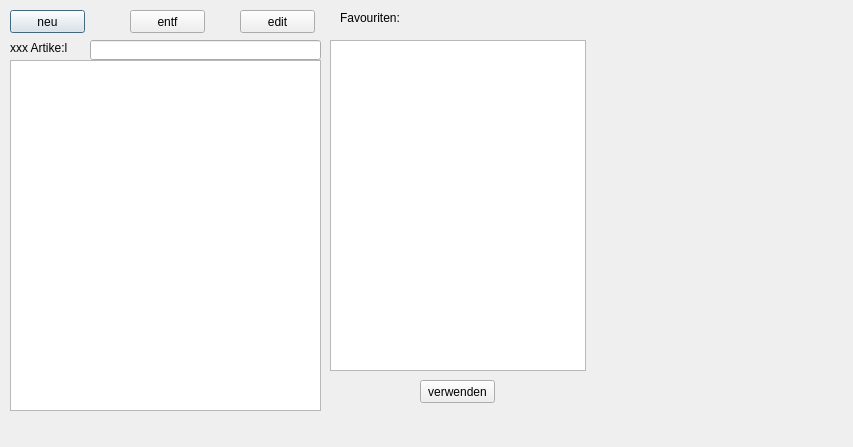
<?xml version="1.0" encoding="UTF-8"?>
<ui version="4.0">
 <class>Dialog_promatposrumpf</class>
 <widget class="QDialog" name="Dialog_promatposrumpf">
  <property name="geometry">
   <rect>
    <x>0</x>
    <y>0</y>
    <width>853</width>
    <height>447</height>
   </rect>
  </property>
  <property name="windowTitle">
   <string>Dialog</string>
  </property>
  <widget class="QPushButton" name="pushButton_new">
   <property name="geometry">
    <rect>
     <x>10</x>
     <y>10</y>
     <width>75</width>
     <height>23</height>
    </rect>
   </property>
   <property name="text">
    <string>neu</string>
   </property>
  </widget>
  <widget class="QPushButton" name="pushButton_delete">
   <property name="geometry">
    <rect>
     <x>130</x>
     <y>10</y>
     <width>75</width>
     <height>23</height>
    </rect>
   </property>
   <property name="text">
    <string>entf</string>
   </property>
  </widget>
  <widget class="QPushButton" name="pushButton_edit">
   <property name="geometry">
    <rect>
     <x>240</x>
     <y>10</y>
     <width>75</width>
     <height>23</height>
    </rect>
   </property>
   <property name="text">
    <string>edit</string>
   </property>
  </widget>
  <widget class="QLabel" name="label_filter">
   <property name="geometry">
    <rect>
     <x>10</x>
     <y>40</y>
     <width>71</width>
     <height>16</height>
    </rect>
   </property>
   <property name="text">
    <string>xxx Artike:l</string>
   </property>
  </widget>
  <widget class="QLineEdit" name="lineEdit_filter">
   <property name="geometry">
    <rect>
     <x>90</x>
     <y>40</y>
     <width>231</width>
     <height>20</height>
    </rect>
   </property>
  </widget>
  <widget class="QListWidget" name="listWidget_favourite">
   <property name="geometry">
    <rect>
     <x>330</x>
     <y>40</y>
     <width>256</width>
     <height>331</height>
    </rect>
   </property>
  </widget>
  <widget class="QPushButton" name="pushButton_usefavourite">
   <property name="geometry">
    <rect>
     <x>420</x>
     <y>380</y>
     <width>75</width>
     <height>23</height>
    </rect>
   </property>
   <property name="text">
    <string>verwenden</string>
   </property>
  </widget>
  <widget class="QLabel" name="label_favourite">
   <property name="geometry">
    <rect>
     <x>340</x>
     <y>10</y>
     <width>131</width>
     <height>16</height>
    </rect>
   </property>
   <property name="text">
    <string>Favouriten:</string>
   </property>
  </widget>
  <widget class="QTableView" name="tableView">
   <property name="geometry">
    <rect>
     <x>10</x>
     <y>60</y>
     <width>311</width>
     <height>351</height>
    </rect>
   </property>
   <property name="dragEnabled">
    <bool>true</bool>
   </property>
   <property name="alternatingRowColors">
    <bool>true</bool>
   </property>
  </widget>
 </widget>
 <tabstops>
  <tabstop>lineEdit_filter</tabstop>
  <tabstop>pushButton_new</tabstop>
  <tabstop>pushButton_delete</tabstop>
  <tabstop>pushButton_edit</tabstop>
  <tabstop>listWidget_favourite</tabstop>
  <tabstop>pushButton_usefavourite</tabstop>
  <tabstop>tableView</tabstop>
 </tabstops>
 <resources/>
 <connections/>
</ui>
